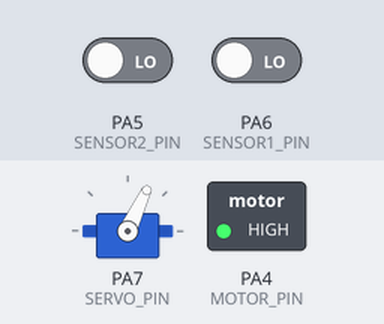
A sketch run on a simulated STM32 Blue Pill. Shown: servo, switched loads named in the sketch (green lamp = pin HIGH). Inputs (shaded band) come from the test bench; at power-on: PA5 (SENSOR2_PIN) LOW, PA6 (SENSOR1_PIN) LOW.

Above: at 1.2 s.
1.3 s: PA5 (SENSOR2_PIN) driven HIGH
At 2.5 s:
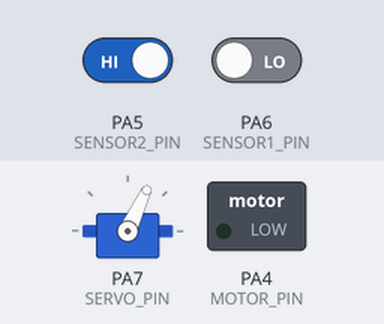
2.8 s: PA5 (SENSOR2_PIN) driven LOW
At 4.0 s:
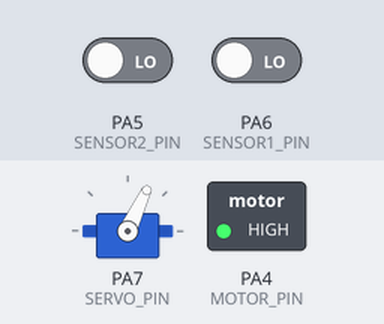
5.8 s: PA6 (SENSOR1_PIN) driven HIGH
At 7.0 s:
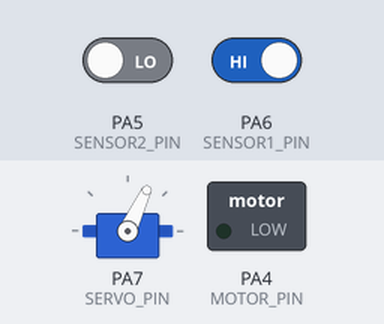
7.3 s: PA6 (SENSOR1_PIN) driven LOW
At 8.5 s:
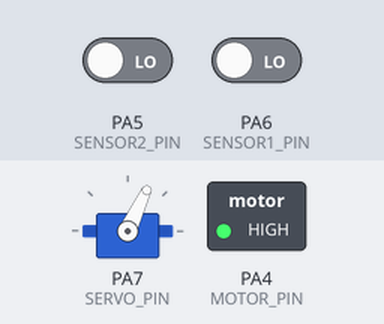
Timing chart, 0 to 11.0 s (numbered marks = the images above; inputs shaded):
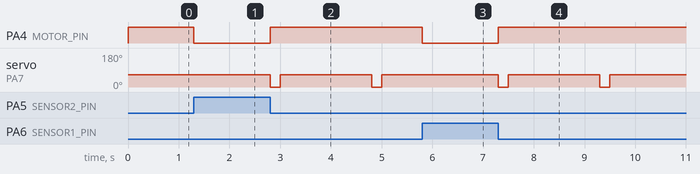

The sketch:

3019_1.ino
```cpp
#include <Servo.h>  // 引入舵机库

#define MOTOR_PIN PA4   // MOS管控制直流电机
#define SERVO_PIN PA7   // 舵机控制信号
#define SENSOR1_PIN PA6 // 传感器1
#define SENSOR2_PIN PA5 // 传感器2

Servo myServo;
unsigned long previousMillis = 0;
const long interval = 2000;  // 舵机每 2 秒触发一次

unsigned long motorStartTime = 0; // 记录电机开始运行的时间
const long motorTimeout = 30000;  // 30秒超时

bool servoStopped = true; // 记录舵机是否已经停止，防止重复写入0度

void setup() {
    pinMode(MOTOR_PIN, OUTPUT);
    pinMode(SENSOR1_PIN, INPUT);
    pinMode(SENSOR2_PIN, INPUT);
    myServo.attach(SERVO_PIN);
    myServo.write(65);
    digitalWrite(MOTOR_PIN, LOW); // 关闭电机
}

void loop() {
    bool sensor1 = digitalRead(SENSOR1_PIN);  // 读取 PA6
    bool sensor2 = digitalRead(SENSOR2_PIN);  // 读取 PA5
    unsigned long currentMillis = millis();

    if (sensor2 == HIGH || sensor1 == HIGH) {  // 修改此处：PA6高电平触发
        // PA5 高 或 PA6 高，所有设备停止
        digitalWrite(MOTOR_PIN, LOW);

        if (!servoStopped) {  // 只有当舵机不是停止状态时才执行
            myServo.write(65);
            servoStopped = true;  // 标记舵机已经停止
        }

        motorStartTime = 0;  // 重置超时计时
    }
    else {
        // PA6 低且 PA5 低，电机运转，舵机运动
        if (motorStartTime == 0) {
            motorStartTime = currentMillis; // 记录启动时间
        }

        if (currentMillis - motorStartTime >= motorTimeout) {
            // 如果持续运行超过 30 秒，强制停止
            digitalWrite(MOTOR_PIN, LOW);

            if (!servoStopped) {  // 只在舵机未停止时执行
                myServo.write(65);
                servoStopped = true;
            }
        } else {
            // 电机正常运行
            digitalWrite(MOTOR_PIN, HIGH);
            servoStopped = false;  // 标记舵机正在运行

            // 每 2 秒触发一次舵机运动（瞬间 0° → 45° → 0°）
            if (currentMillis - previousMillis >= interval) {
                previousMillis = currentMillis;
                myServo.write(0);
                delay(200);
                myServo.write(65);
            }
        }
    }
}
```

Measured:
- after the input at 1.3 s, PA4 (MOTOR_PIN): HIGH → LOW at once; servo on PA7 (SERVO_PIN): stays 65° (without the input it goes to 0° after 0.70 s)
- after the input at 2.8 s, PA4 (MOTOR_PIN): LOW → HIGH at once; servo on PA7 (SERVO_PIN): alternates 65° for 1.8 s and 0° for 0.20 s, starting at once
- after the input at 5.8 s, PA4 (MOTOR_PIN): HIGH → LOW at once; servo on PA7 (SERVO_PIN): stays 65° (without the input it goes to 0° after 1.0 s)
- after the input at 7.3 s, PA4 (MOTOR_PIN): LOW → HIGH at once; servo on PA7 (SERVO_PIN): alternates 65° for 1.8 s and 0° for 0.20 s, starting at once
